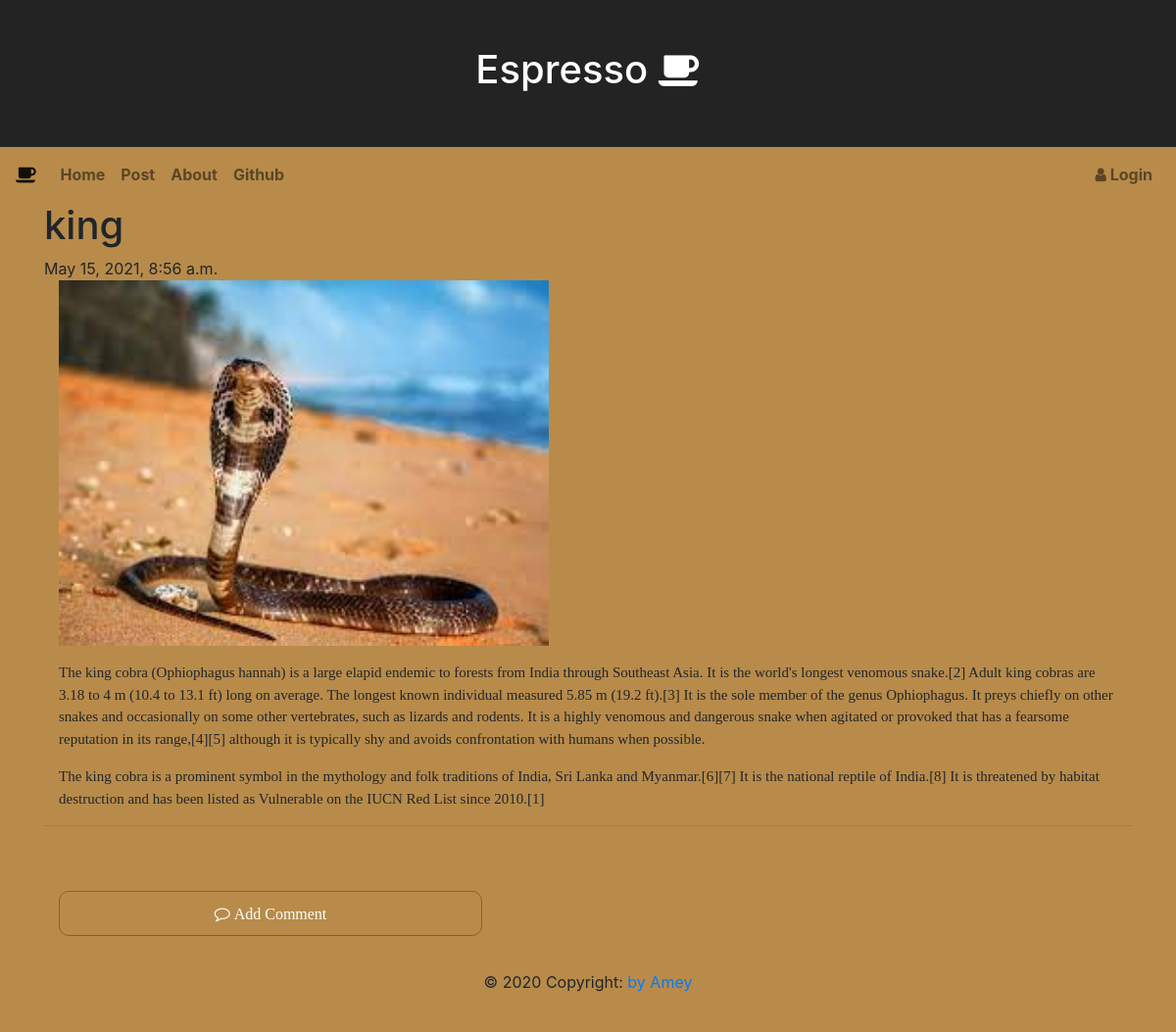
/post/7/, run on an earlier commit of the app's database.
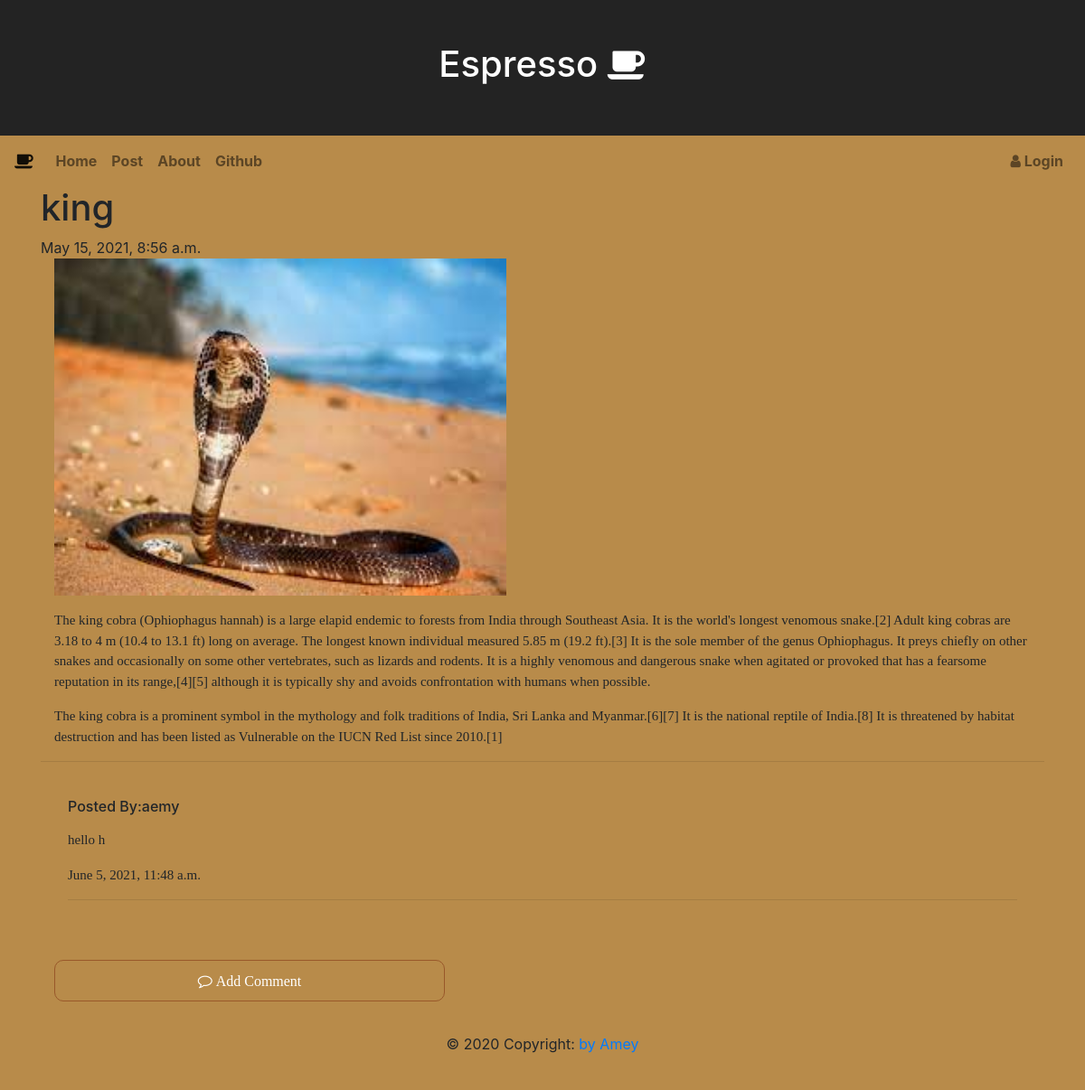
And on a later commit of the database.
### first_site/models.py (models this page shows, shortened)
class Comment(models.Model):
    post = models.ForeignKey("first_site.Post",on_delete=models.CASCADE,related_name="comments")
    author = models.CharField(max_length=200)
    text = models.TextField()
    created_date = models.DateTimeField(default=timezone.now)
    approved_comment = models.BooleanField(default=False)

### first_site/views.py (the view)
# urls.py: path('post/<int:pk>/',views.PostDetailView.as_view(),name='post_detail'),
class PostDetailView(DetailView):
    model = Post

### first_site/templates/first_site/post_detail.html (shortened to what this page needs)
{% extends 'first_site/base.html' %}
{% block content %}
<div class="container">
  <div class="row">
    <div>
       <h1 class='posttitle'>{{post.title}}</h1>
       {%if post.published_date%}
        <div class="date postdate">
         {{post.published_date}}
        </div>
       {% else %}
       <a class='btn cust_btn' href="{% url 'post_publish' pk=post.pk%}">Publish</a>
      {% endif %}
    </div>
  </div>
</div>
 <div class="container">
   <div class="display_img">
     <img style="width:500px;"src="{{post.image.url}}" alt="">
   </div>
   <p>{{post.text|safe|linebreaks}}</p>
 </div>
<hr>
<div class="container">
 {%for comment in post.comments.all%}
 <br>
   {%if user.is_authenticated or comment.approved_comment%}
      <div class="container">
        <h6>Posted By:{{comment.author}}</h6>
        <p>{{comment.text|safe|linebreaks}}</p>
          <p>{{comment.created_date}}</p>
          <hr>
      </div>
   {% endif %}
  {%endfor%}
    <a class="btn cust_btn" href="{% url 'add_comment_to_post' pk=post.pk %}"><span class='fa fa-comment-o'> Add Comment</span></a>
</div>
{% endblock %}

What changed in the data, as far as the page shows it:
added Comment: author "aemy", text "hello h", created_date "June 5, 2021, 11:48 a.m."
